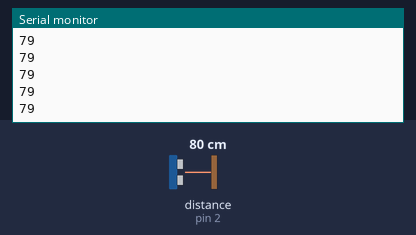
Bench run of a sketch on a simulated Arduino Uno, built with avr-gcc and run on an emulated ATmega328P. Shown: the last lines printed to the serial monitor. Wiring (inferred from the names in the program): ultrasonic range finder: trigger pin 3; echo pin 2. The inputs (shaded band) are chosen by the test bench; at power-on: distance to the obstacle (sensor on pin 2) 80 cm. The echo pulse lasts 58.3 µs per cm.

Above: at 1.2 s.
1.3 s: distance to the obstacle (sensor on pin 2) set to 2 cm
At 1.34 s:
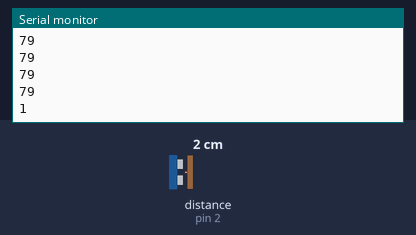
2.8 s: distance to the obstacle (sensor on pin 2) set to 4 cm
At 2.81 s:
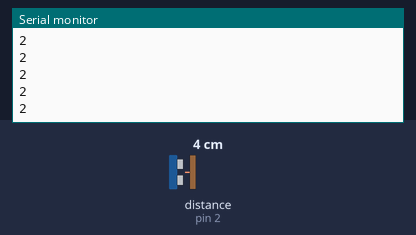
Timing chart, 0 to 5.8 s (numbered marks = the images above; inputs shaded):
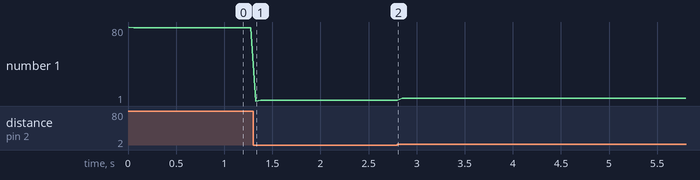

Measured:
- after the input at 1.3 s, the serial monitor: prints a new line at once (image 1)
- plotted number 1: 79 → 2 after the input at 1.3 s, 2 → 4 after the input at 2.8 s

The sketch:

Ultrasonic.ino
```cpp
#define ECHOPIN 2
#define TRIGPIN 3

int distance = 0;
int time = 0;

void setup() {
  Serial.begin(9600);
  pinMode(ECHOPIN, INPUT);
  pinMode(TRIGPIN, OUTPUT);
}

void loop() {
  //time = millis();
  digitalWrite(TRIGPIN, LOW);
  delayMicroseconds(5);
  digitalWrite(TRIGPIN, HIGH);
  delayMicroseconds(10);
  digitalWrite(TRIGPIN, LOW);
  pinMode(ECHOPIN,INPUT);
  distance = pulseIn(ECHOPIN, HIGH);
  distance = distance/(2 * 29.1);
  //Serial.print(time);
  //Serial.print(" ");
  Serial.println(distance);
  delay(50);
}
```
